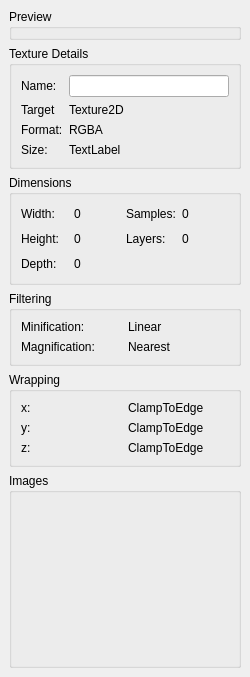
<?xml version="1.0" encoding="UTF-8"?>
<ui version="4.0">
 <class>TextureWidget</class>
 <widget class="QWidget" name="TextureWidget">
  <property name="geometry">
   <rect>
    <x>0</x>
    <y>0</y>
    <width>250</width>
    <height>677</height>
   </rect>
  </property>
  <property name="sizePolicy">
   <sizepolicy hsizetype="Preferred" vsizetype="Preferred">
    <horstretch>0</horstretch>
    <verstretch>0</verstretch>
   </sizepolicy>
  </property>
  <property name="minimumSize">
   <size>
    <width>250</width>
    <height>200</height>
   </size>
  </property>
  <property name="windowTitle">
   <string>Form</string>
  </property>
  <layout class="QVBoxLayout" name="verticalLayout_2">
   <property name="leftMargin">
    <number>0</number>
   </property>
   <property name="topMargin">
    <number>0</number>
   </property>
   <property name="rightMargin">
    <number>0</number>
   </property>
   <property name="bottomMargin">
    <number>0</number>
   </property>
   <item>
    <widget class="QWidget" name="rootWidget" native="true">
     <layout class="QVBoxLayout" name="verticalLayout">
      <item>
       <widget class="QGroupBox" name="texturePreviewGroupBox">
        <property name="title">
         <string>Preview</string>
        </property>
       </widget>
      </item>
      <item>
       <widget class="QGroupBox" name="generalGroupBox">
        <property name="sizePolicy">
         <sizepolicy hsizetype="Preferred" vsizetype="Fixed">
          <horstretch>0</horstretch>
          <verstretch>0</verstretch>
         </sizepolicy>
        </property>
        <property name="title">
         <string>Texture Details</string>
        </property>
        <layout class="QGridLayout" name="gridLayout_2">
         <item row="1" column="1">
          <widget class="QLabel" name="targetValue">
           <property name="text">
            <string>Texture2D</string>
           </property>
          </widget>
         </item>
         <item row="2" column="0">
          <widget class="QLabel" name="formatTitle">
           <property name="baseSize">
            <size>
             <width>0</width>
             <height>0</height>
            </size>
           </property>
           <property name="layoutDirection">
            <enum>Qt::LeftToRight</enum>
           </property>
           <property name="text">
            <string>Format:</string>
           </property>
           <property name="margin">
            <number>2</number>
           </property>
          </widget>
         </item>
         <item row="1" column="0">
          <widget class="QLabel" name="targetTitle">
           <property name="text">
            <string>Target</string>
           </property>
          </widget>
         </item>
         <item row="2" column="1">
          <widget class="QLabel" name="formatValue">
           <property name="text">
            <string>RGBA</string>
           </property>
          </widget>
         </item>
         <item row="0" column="1">
          <widget class="QLineEdit" name="nameValue">
           <property name="readOnly">
            <bool>true</bool>
           </property>
          </widget>
         </item>
         <item row="0" column="0">
          <widget class="QLabel" name="nameTitle">
           <property name="text">
            <string>Name:</string>
           </property>
          </widget>
         </item>
         <item row="3" column="1">
          <widget class="QLabel" name="textureSize">
           <property name="text">
            <string>TextLabel</string>
           </property>
          </widget>
         </item>
         <item row="3" column="0">
          <widget class="QLabel" name="sizeLabel">
           <property name="text">
            <string>Size:</string>
           </property>
          </widget>
         </item>
        </layout>
       </widget>
      </item>
      <item>
       <widget class="QGroupBox" name="dimensionsGroupBox">
        <property name="sizePolicy">
         <sizepolicy hsizetype="Preferred" vsizetype="Fixed">
          <horstretch>0</horstretch>
          <verstretch>0</verstretch>
         </sizepolicy>
        </property>
        <property name="minimumSize">
         <size>
          <width>210</width>
          <height>110</height>
         </size>
        </property>
        <property name="title">
         <string>Dimensions</string>
        </property>
        <layout class="QGridLayout" name="gridLayout">
         <item row="0" column="0">
          <widget class="QLabel" name="widthTitle">
           <property name="text">
            <string>Width:</string>
           </property>
           <property name="alignment">
            <set>Qt::AlignLeading|Qt::AlignLeft|Qt::AlignVCenter</set>
           </property>
          </widget>
         </item>
         <item row="0" column="1">
          <widget class="QLabel" name="widthValue">
           <property name="text">
            <string>0</string>
           </property>
          </widget>
         </item>
         <item row="0" column="2">
          <widget class="QLabel" name="samplesTitle">
           <property name="text">
            <string>Samples:</string>
           </property>
          </widget>
         </item>
         <item row="0" column="3">
          <widget class="QLabel" name="samplesValue">
           <property name="text">
            <string>0</string>
           </property>
          </widget>
         </item>
         <item row="1" column="0">
          <widget class="QLabel" name="heightTitle">
           <property name="text">
            <string>Height:</string>
           </property>
          </widget>
         </item>
         <item row="1" column="1">
          <widget class="QLabel" name="heightValue">
           <property name="text">
            <string>0</string>
           </property>
          </widget>
         </item>
         <item row="1" column="2">
          <widget class="QLabel" name="layersTitle">
           <property name="text">
            <string>Layers:</string>
           </property>
          </widget>
         </item>
         <item row="1" column="3">
          <widget class="QLabel" name="layersValue">
           <property name="text">
            <string>0</string>
           </property>
          </widget>
         </item>
         <item row="2" column="0">
          <widget class="QLabel" name="depthTitle">
           <property name="text">
            <string>Depth:</string>
           </property>
          </widget>
         </item>
         <item row="2" column="1">
          <widget class="QLabel" name="depthValue">
           <property name="text">
            <string>0</string>
           </property>
          </widget>
         </item>
        </layout>
       </widget>
      </item>
      <item>
       <widget class="QGroupBox" name="filteringGroupBox">
        <property name="sizePolicy">
         <sizepolicy hsizetype="Preferred" vsizetype="Fixed">
          <horstretch>0</horstretch>
          <verstretch>0</verstretch>
         </sizepolicy>
        </property>
        <property name="title">
         <string>Filtering</string>
        </property>
        <layout class="QGridLayout" name="gridLayout_3">
         <item row="0" column="0">
          <widget class="QLabel" name="minificationTitle">
           <property name="text">
            <string>Minification:</string>
           </property>
          </widget>
         </item>
         <item row="0" column="1">
          <widget class="QLabel" name="minificationValue">
           <property name="text">
            <string>Linear</string>
           </property>
          </widget>
         </item>
         <item row="1" column="0">
          <widget class="QLabel" name="magnificationTitle">
           <property name="text">
            <string>Magnification:</string>
           </property>
          </widget>
         </item>
         <item row="1" column="1">
          <widget class="QLabel" name="magnificationValue">
           <property name="text">
            <string>Nearest</string>
           </property>
          </widget>
         </item>
        </layout>
       </widget>
      </item>
      <item>
       <widget class="QGroupBox" name="wrappingGroupBox">
        <property name="sizePolicy">
         <sizepolicy hsizetype="Preferred" vsizetype="Fixed">
          <horstretch>0</horstretch>
          <verstretch>0</verstretch>
         </sizepolicy>
        </property>
        <property name="title">
         <string>Wrapping</string>
        </property>
        <layout class="QGridLayout" name="gridLayout_4">
         <item row="0" column="0">
          <widget class="QLabel" name="wrapXTitle">
           <property name="text">
            <string>x:</string>
           </property>
          </widget>
         </item>
         <item row="0" column="1">
          <widget class="QLabel" name="wrapXValue">
           <property name="text">
            <string>ClampToEdge</string>
           </property>
          </widget>
         </item>
         <item row="1" column="0">
          <widget class="QLabel" name="wrapYTitle">
           <property name="text">
            <string>y:</string>
           </property>
          </widget>
         </item>
         <item row="1" column="1">
          <widget class="QLabel" name="wrapYValue">
           <property name="text">
            <string>ClampToEdge</string>
           </property>
          </widget>
         </item>
         <item row="2" column="0">
          <widget class="QLabel" name="wrapZTitle">
           <property name="text">
            <string>z:</string>
           </property>
          </widget>
         </item>
         <item row="2" column="1">
          <widget class="QLabel" name="wrapZValue">
           <property name="text">
            <string>ClampToEdge</string>
           </property>
          </widget>
         </item>
        </layout>
       </widget>
      </item>
      <item>
       <widget class="QGroupBox" name="imagesGroupBox">
        <property name="sizePolicy">
         <sizepolicy hsizetype="Preferred" vsizetype="MinimumExpanding">
          <horstretch>0</horstretch>
          <verstretch>0</verstretch>
         </sizepolicy>
        </property>
        <property name="title">
         <string>Images</string>
        </property>
       </widget>
      </item>
     </layout>
    </widget>
   </item>
  </layout>
 </widget>
 <resources/>
 <connections/>
</ui>
